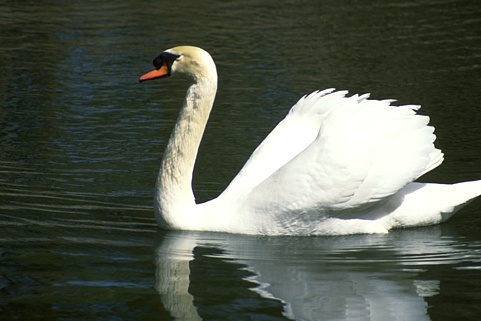
%> input picture lab4_segmentation/images/8068.jpg, 481 x 321 px
$ octave Test.m   (GNU Octave 9; MATLAB toolbox functions it lacks are replaced by stand-ins)
%> lines starting %> are read from the running program, lines starting %| are printed output that depends on the picture; in (x1, y1, x2, y2) boxes, pixels count from 0 and x2, y2 are one past the last pixel; in counts of white or black regions, pixels touching at a corner belong together; the program's own positions count from 1
%> further down, im1 is the input picture: size 321x481x3 uint8; mean R, G, B 86.6, 92.9, 81.5
### lab4_segmentation/segment_by_clustering.m
function my_segmentation = segment_by_clustering(rgb_image,feature_space,clustering_method,number_of_clusters)
%> called with feature_space = 'rgb', clustering_method = 'k-means', number_of_clusters = 4

    narginchk(3,4);

    if(nargin==3)
        number_of_clusters=1;
    end

    image=rgb_image;

    if(strcmpi(clustering_method,'hierarchical')==0)
      c=false;
      tami=size(image);
%> tami = [321 481 3]
      if(strcmpi('rgb',feature_space)==1)
          c=true;
          new_img=change_feature(image,feature_space);
      elseif(strcmpi('lab',feature_space)==1)
          c=true;
          new_img=change_feature(image,feature_space);
      elseif(strcmpi('hsv',feature_space)==1)
          c=true;
          new_img=change_feature(image,feature_space);
      elseif(strcmpi('rgb+xy',feature_space)==1)
          c=true;
          new_img=change_feature(image,feature_space);
      elseif(strcmpi('lab+xy',feature_space)==1)
          c=true;
          new_img=change_feature(image,feature_space);
      elseif(strcmpi('hsv+xy',feature_space)==1)
          c=true;
          new_img=change_feature(image,feature_space);
      end

      if(c == false)
          exp=MException('MyComponent:noSuchVariable','No correct feature space');
          throw(exp);
      end
      img_clus=cluster_m(new_img,clustering_method,number_of_clusters,tami);

    else
      c=false;
      tami=size(image);
      if(strcmpi('rgb',feature_space)==1)
          c=true;
          new_img=change_feature2(image,feature_space);
      elseif(strcmpi('lab',feature_space)==1)
          c=true;
          new_img=change_feature2(image,feature_space);
      elseif(strcmpi('hsv',feature_space)==1)
          c=true;
          new_img=change_feature2(image,feature_space);
      elseif(strcmpi('rgb+xy',feature_space)==1)
          c=true;
          new_img=change_feature2(image,feature_space);
      elseif(strcmpi('lab+xy',feature_space)==1)
          c=true;
          new_img=change_feature2(image,feature_space);
      elseif(strcmpi('hsv+xy',feature_space)==1)
          c=true;
          new_img=change_feature2(image,feature_space);
      end

      if(c == false)
          exp=MException('MyComponent:noSuchVariable','No correct feature space');
          throw(exp);
      end
      img_clus=cluster_m(new_img,clustering_method,number_of_clusters,tami);

    end


    my_segmentation=img_clus;

end

function nueva=change_feature(img,space)
%> called with space = 'rgb'
  k=1;
  tamanio=size(img);
%> tamanio = [321 481 3]
     if(strcmpi(space,'lab')==1)
       img=imresize(img,[300,300])
       tamanio=size(img);
      colorTransform = makecform('srgb2lab');
      aux = applycform(img, colorTransform);
      new=aux;
    elseif(strcmpi(space,'rgb')==1)
      img=imresize(img,[300,300])
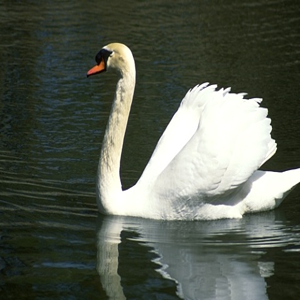
%> img: size 300x300x3 uint8; mean R, G, B 86.6, 92.9, 81.5
      tamanio=size(img);
%> tamanio = [300 300 3]
       aux=img;
       new=aux;
    elseif(strcmpi(space,'hsv')==1)
      img=imresize(img,[300,300])
      tamanio=size(img);
       aux=rgb2hsv(img);
       new=aux;
    elseif(strcmpi(space,'rgb+xy')==1)
      img=imresize(img,[300,300])
      tamanio=size(img);
        aux=img;
        new = zeros(tamanio(1)*tamanio(2),5);
        for i=1:tamanio(1)
            for j=1:tamanio(2)
              new(k,1) = aux(i,j,1);
              new(k,2) = aux(i,j,2);
              new(k,3) = aux(i,j,3);
              new(k,4) = i;
              new(k,5) = j;
              k=k+1;
            end
        end

    elseif(strcmpi(space,'lab+xy')==1)
      img=imresize(img,[300,300])
      tamanio=size(img);
      colorTransform = makecform('srgb2lab');
      aux = applycform(img, colorTransform);
      new = zeros(tamanio(1)*tamanio(2),5);
      for i=1:tamanio(1)
            for j=1:tamanio(2)
              new(k,1) = aux(i,j,1);
              new(k,2) = aux(i,j,2);
              new(k,3) = aux(i,j,3);
              new(k,4) = i;
              new(k,5) = j;
              k=k+1;
            end
        end

    elseif(strcmpi(space,'hsv+xy')==1)
      img=imresize(img,[300,300])
      tamanio=size(img);
      aux=rgb2hsv(img);
      new = zeros(tamanio(1)*tamanio(2),5);
      for i=1:tamanio(1)
          for j=1:tamanio(2)
            new(k,1) = aux(i,j,1);
            new(k,2) = aux(i,j,2);
            new(k,3) = aux(i,j,3);
            new(k,4) = i;
            new(k,5) = j;
            k=k+1;
          end
      end
    end
    tam=size(new);
%> tam = [300 300 3]
    if(tam(2)>3)
      new(:,1)=new(:,1)*0.8
%> new: size 300x300x3 uint8; 0.33% of pixels changed, all inside (x1, y1, x2, y2) = (0, 0, 1, 300)
      new(:,2)=new(:,1)*0.8
%> new: size 300x300x3 uint8; mean R, G, B 86.5, 92.9, 81.5
      new(:,3)=new(:,1)*0.8
%> new: size 300x300x3 uint8; mean R, G, B 86.5, 92.9, 81.5; mean of the top-left, top-right, bottom-left and bottom-right quarters 56.3, 93.2, 64.3, 134
      new(:,4)=new(:,1)*1
%> new: size 300x300x3 uint8; mean R, G, B 86.5, 92.9, 81.5; mean of the top-left, top-right, bottom-left and bottom-right quarters 56.2, 93.2, 64.3, 134
      new(:,5)=new(:,1)*1
    end
  nueva=new;
end

% [78 lines left out: function change_feature2, not called in this run]


function clus=cluster_m(img,method,num,tam)
%> called with method = 'k-means', num = 4, tam = [321 481 3]

  if(strcmpi(method,'k-means')==1)
    tami=size(img);
%> tami = [300 300 3]
    if numel(tami)>2
      im=double(img(:,:,2:3));
      nfila=size(im,1);
      ncol=size(im,2);
      im=reshape(im,nfila*ncol,2);

      [clustes_ix,cluster_center]=kmeans(im,num,'distance','sqEuclidean')
%> cluster_center = [46.07 33.44; 245.5 236.1; 172.5 160.5; 107.9 101.2]

      clus=reshape(clustes_ix,nfila,ncol);
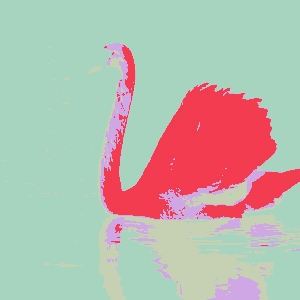
%> clus: size 300x300 double; 4 distinct labels, from 1 to 4; one colour per label, 0 black
    else
      im=double(img(:,:,:));
      [clustes_ix,cluster_center]=kmeans(im,num,'distance','sqEuclidean')
      clus=reshape(clustes_ix,tam(2),tam(1));
      clus=flip(clus);
      clus=rot90(clus,-1);
    end


  elseif(strcmpi(method,'gmm')==1)

    tami=size(img);
    if numel(tami)>2
      img1=matriz(img);
      aux=fitgmdist(img1,num,'CovType','diagonal');
      c=cluster(aux,img1);
      clus=reshape(c,[size(img,1),size(img,2)]);
      clus=flip(clus);
      clus=rot90(clus,-1);
    else
      img1=img;
      aux=fitgmdist(img1,num,'CovType','diagonal');
      c=cluster(aux,img1);
      clus=reshape(c,300,300);
      clus=flip(clus);
      clus=rot90(clus,-1);

    end


  elseif(strcmpi(method,'watershed')==1)
    clus=watershed(img);

  elseif(strcmpi(method,'hierarchical')==1)

    tam=size(img);
    if numel(tam)>2
      img1=matriz(img);
      distancia = pdist(img1,'cityblock');
      union = linkage(distancia,'average');
      c = cluster(union,'maxclust',num);
      clus = reshape(c, [size(img,1),size(img,2)]);
      clus=flip(clus);
      clus=rot90(clus,-1);
    else
      img1=img;
      distancia = pdist(img1,'cityblock');
      union = linkage(distancia,'average');
      c = cluster(union,'maxclust',num);
      clus = reshape(c, [100,100]);
      clus=flip(clus);
      clus=rot90(clus,-1);
    end


  end
end


% [15 lines left out: function matriz, not called in this run]

### lab4_segmentation/Test.m
addpath('images');
close all;clear all;clc;
im1=imread('8068.jpg');

segmento=segment_by_clustering(im1,'rgb','k-means',4);


figure(1);subimage(im1);
figure(2);image(segmento);colormap colorcube;
%> after `colormap colorcube`:
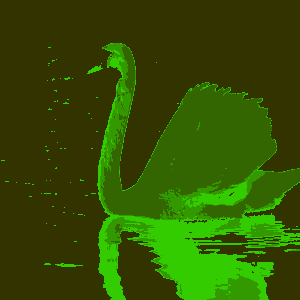
%> displayed picture: size 300x300x3, on the screen's scale of 0 to 255; mean R, G, B 51, 82.3, 0

clc;

$ run again, with lab4_segmentation/images/2018.jpg copied over lab4_segmentation/images/8068.jpg
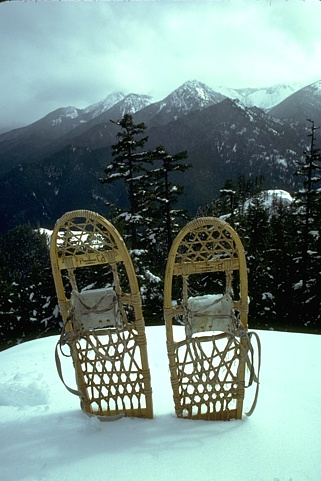
%> input picture lab4_segmentation/images/2018.jpg, 321 x 481 px
%> im1 is the input picture: size 481x321x3 uint8; mean R, G, B 116.7, 137.9, 133.6
%> in change_feature, `new(:,3)=new(:,1)*0.8`:
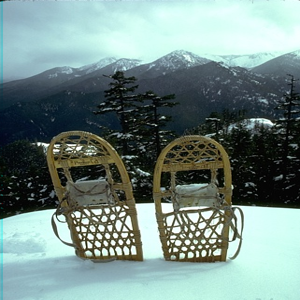
%> new: size 300x300x3 uint8; mean R, G, B 116.4, 137.8, 133.5
%> cluster_center = [87.66 77.73; 25.98 24.52; 245.5 238.7; 182.5 187]
%> clus: size 300x300 double; 4 distinct labels, from 1 to 4
%> `colormap colorcube`:
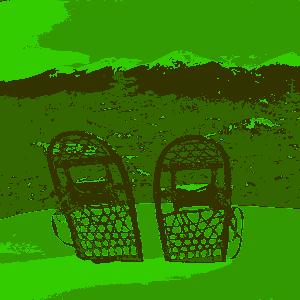
%> displayed picture: size 300x300x3, on the screen's scale of 0 to 255; mean R, G, B 51, 123, 0

$ run again, with lab4_segmentation/images/5096.jpg copied over lab4_segmentation/images/8068.jpg
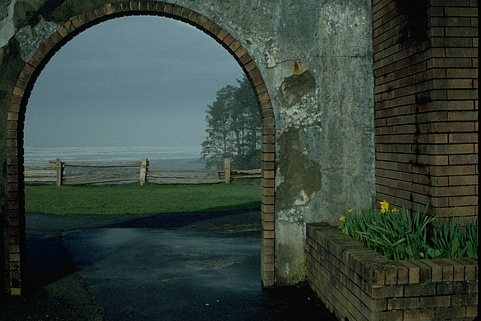
%> input picture lab4_segmentation/images/5096.jpg, 481 x 321 px
%> im1 is the input picture: size 321x481x3 uint8; mean R, G, B 54.9, 68.2, 59.8
%> in change_feature, `img=imresize(img,[300,300])`:
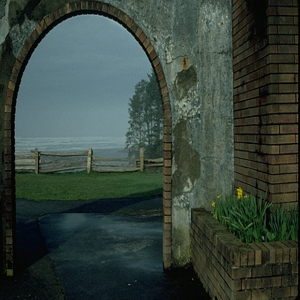
%> img: size 300x300x3 uint8; mean R, G, B 54.9, 68.2, 59.8
%> cluster_center = [22 17.61; 132.2 136.6; 93.91 81.07; 57.82 42]
%> clus: size 300x300 double; 4 distinct labels, from 1 to 4
%> `colormap colorcube`:
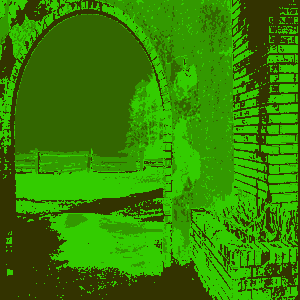
%> displayed picture: size 300x300x3, on the screen's scale of 0 to 255; mean R, G, B 51, 133.5, 0
